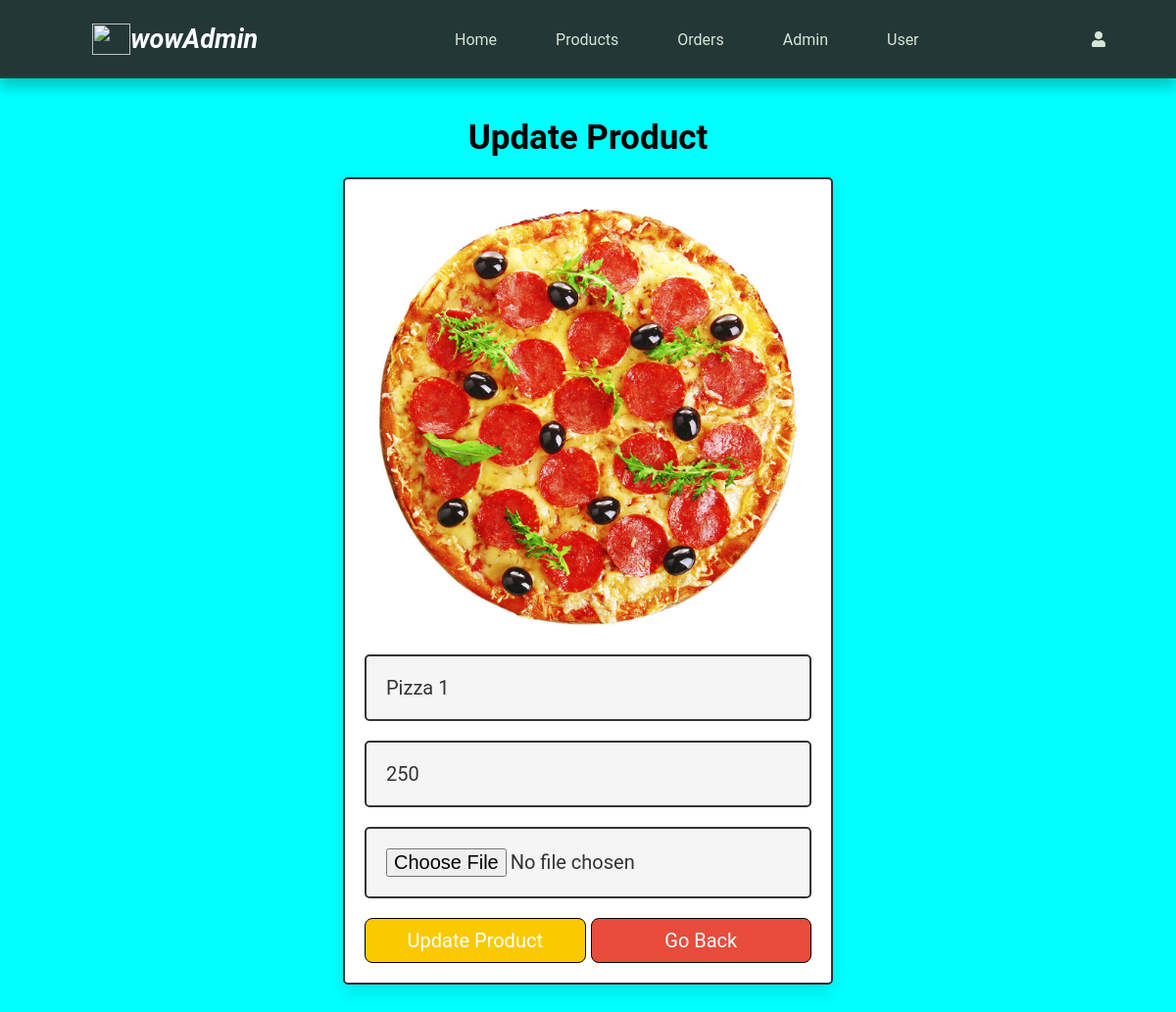
The page /admin/admin_product_update.php?update=4 (signed in) on the database its author committed.
### tables this page shows
CREATE TABLE `products` (
  `id` int(100) NOT NULL,
  `name` varchar(100) NOT NULL,
  `price` int(10) NOT NULL,
  `image` varchar(100) NOT NULL
);

### admin/admin_product_update.php (the view, shortened to what this page needs)
<?php
include('../config.php');
?>
<!DOCTYPE html>
<html lang="en">
<head>
<link rel="stylesheet" href="../css/admin.css">
   <link rel="stylesheet" href="https://pro.fontawesome.com/releases/v5.10.0/css/all.css">
<body>
    <?php
    include('../partials/admin_header.php');
    ?>
<section class="update-product">
<h1 class="heading">update product</h1>
<?php
   $update_id = $_GET['update'];
   $select_products = $conn->prepare("SELECT * FROM `products` WHERE id = ?");
   $select_products->execute([$update_id]);
   if($select_products->rowCount() > 0){
      while($fetch_products = $select_products->fetch(PDO::FETCH_ASSOC)){
?>
<form action="" enctype="multipart/form-data" method="post">
   <img src="../uploaded_img/<?= $fetch_products['image']; ?>" alt="">
   <input type="text" class="box" required maxlength="100" placeholder="enter product name" name="name" value="<?= $fetch_products['name']; ?>">
   <input type="number" min="0" class="box" required max="9999999999" placeholder="enter product price" onkeypress="if(this.value.length == 10) return false;" name="price" value="<?= $fetch_products['price']; ?>">
   <input type="file" name="image" accept="image/jpg, image/jpeg, image/png" class="box">
   <div class="flex-btn">
      <input type="submit" value="update product" class="option-btn" name="update_product">
      <a href="admin_product.php" class="delete-btn">go back</a>
   </div>
</form>
<?php
      }
   }else{
      echo '<p class="box">no product found!</p>';
   }
?>
</section>
</body>
</html>

### css/admin.css (style rules this page uses)
* { box-sizing: border-box; margin: 0; padding: 0; font-family: 'Roboto', sans-serif; }
html { scroll-behavior: smooth; }
:root { --text: rgb(214, 230, 213); --texthover: rgb(228, 203, 156); --box-shadow:0 .5rem 1rem rgba(0,0,0,.1); }
body { background-color: cyan; }
.flex-btn { display: flex; gap: 5px; }
.heading { text-align: center; margin: 20px 0; font-size: 35px; text-transform: capitalize; }
.delete-btn, .option-btn, .btn { display: inline-block; width: 100%; margin-top: 10px; border-radius: .5rem; padding:10px 25px; border: 1.5px solid black; font-size: 20px; cursor: pointer; text-decoration: none; color: white; text-transform: capitalize; text-align: center; transition: 0.2s all ease; }
.delete-btn { margin-top: 10px; background-color: #e74c3c; }
.option-btn { background-color: #fbc900; }
.update-product { padding: 100px; }
.update-product form { max-width: 50rem; width: 500px; margin:0 auto; background-color: #fff; border-radius: 5px; box-shadow: var(--box-shadow); padding:20px; border:2px solid #333; padding-top: 15px; }
.update-product form .box { width: 100%; padding:20px; font-size: 20px; color:#333; border-radius: 5px; border:2px solid #333; background-color: #f5f5f5; margin:10px 0; }
.update-product form img { width: 100%; }

### rows shown on the page
products: image (picture), name "Pizza 1", price "250"
